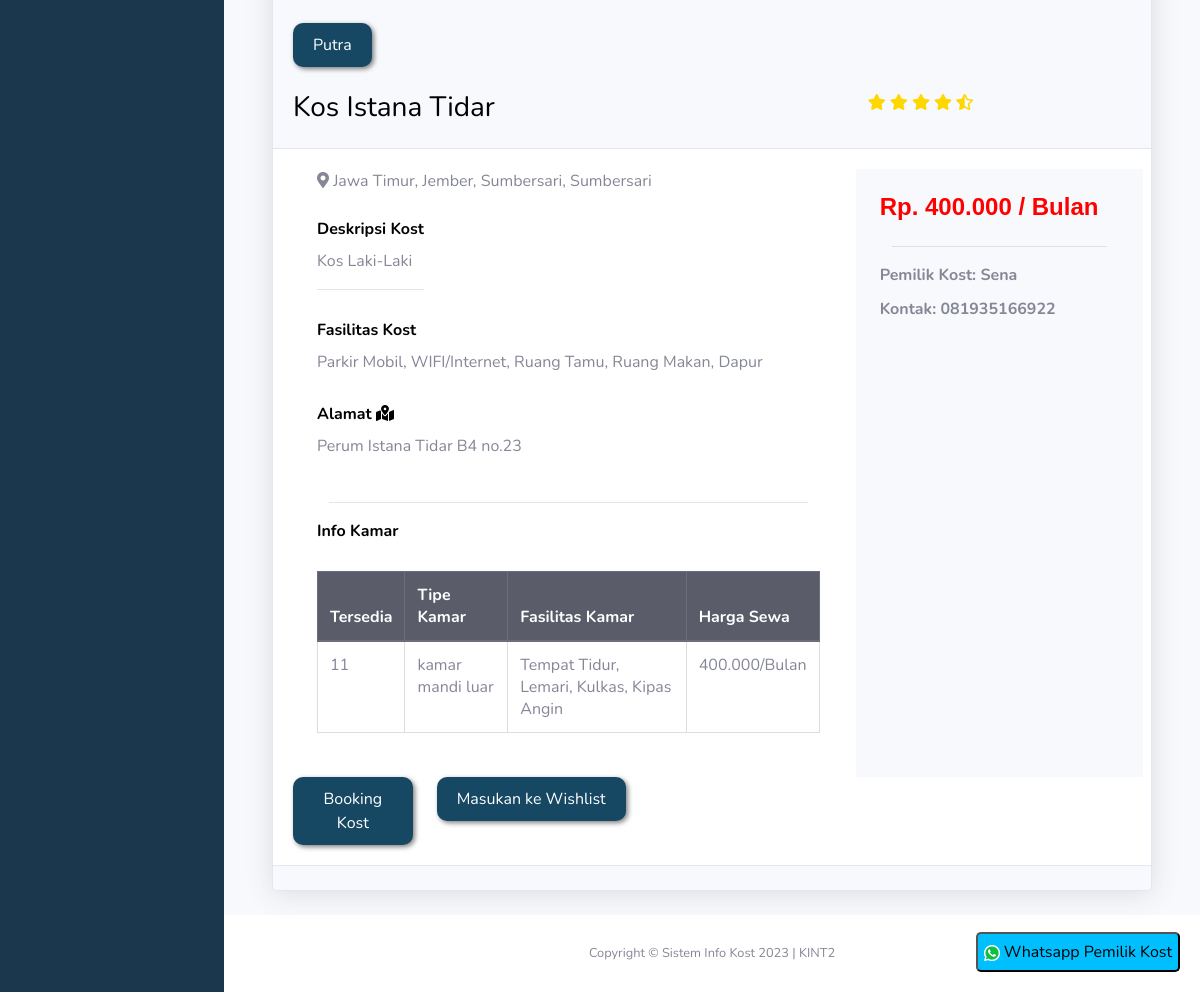
Before: /kost/tampilan-kost.php?id_kost=17 (signed in, lower part) with the older database file.
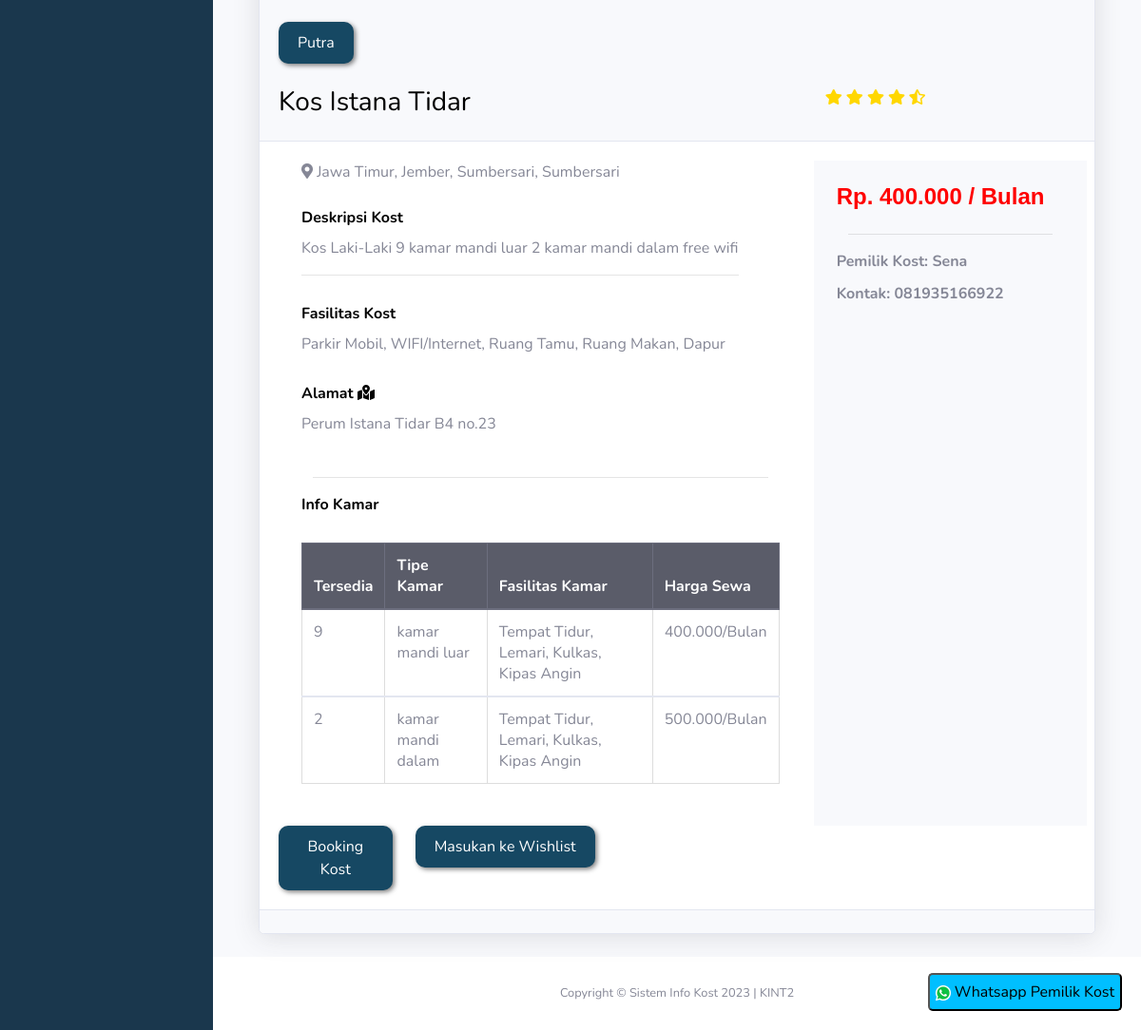
After: the same page with the newer database file.
### tables this page shows
CREATE TABLE `kost` (
  `id_kost` int(11) NOT NULL,
  `nama_kost` varchar(255) NOT NULL,
  `tipe_kost` varchar(255) NOT NULL,
  `jenis_kost` varchar(255) NOT NULL,
  `jumlah_kamar` int(11) NOT NULL,
  `tanggal_tagih` date NOT NULL,
  `nama_pemilik` text NOT NULL,
  `nama_bank` text NOT NULL,
  `no_rekening` int(11) NOT NULL,
  `foto_bangunan_utama` varchar(255) NOT NULL,
  `foto_kamar` varchar(255) NOT NULL,
  `foto_kamar_mandi` varchar(255) NOT NULL,
  `foto_interior` varchar(255) NOT NULL,
  `provinsi` varchar(25) NOT NULL,
  `kota` varchar(25) NOT NULL,
  `kecamatan` varchar(25) NOT NULL,
  `kelurahan` varchar(25) NOT NULL,
  `alamat` varchar(255) NOT NULL,
  `harga_sewa` int(11) NOT NULL,
  `kontak` varchar(255) NOT NULL,
  `deskripsi` text NOT NULL,
  `id_pemilik` int(11) NOT NULL,
  `fasilitas_kost` text NOT NULL
);

CREATE TABLE `kamar` (
  `id_kamar` int(11) NOT NULL,
  `id_kost` int(11) NOT NULL,
  `jumlah_kamar` int(11) NOT NULL,
  `panjang_kamar` int(11) NOT NULL,
  `lebar_kamar` int(11) NOT NULL,
  `tipe_kamar` varchar(255) NOT NULL,
  `biaya_fasilitas` int(11) NOT NULL,
  `fasilitas_kamar` varchar(255) NOT NULL
);

### kost/tampilan-kost.php (the view, shortened to what the changed rows need)
<?php
include('includes/header.php');
?>
<?php
$id_kost = $_GET['id_kost'];
$query = "SELECT * FROM kost JOIN user ON kost.id_pemilik=user.id WHERE id_kost=$id_kost";
$data = mysqli_query($koneksi, $query);
$d = mysqli_fetch_array($data);
$idkost = $d['id_kost'];
$queryx = "SELECT * FROM kamar WHERE id_kost=$idkost";
$kamar = mysqli_query($koneksi, $queryx);
function minfas($idkost, $tipe_kost)
{
  global $koneksi;
  $cost = mysqli_query($koneksi, "SELECT min(biaya_fasilitas) FROM kamar WHERE id_kost=$idkost");
  $p = mysqli_fetch_array($cost);
  if ($tipe_kost == "Bulan") {
    return $p['min(biaya_fasilitas)'];
  } else if ($tipe_kost == "Tahun") {
    return $p['min(biaya_fasilitas)'] * 12;
  }
}
function fas($fas, $tipe_kost)
{
  if ($tipe_kost == "Bulan") {
    return $fas;
  } else if ($tipe_kost == "Tahun") {
    return $fas * 12;
  }
}
?>
<div class="container">
  <div class="container-fluid">
    <div class="card shadow mb-4">
      <div class="card-header">
        <br>
        <br>
        <div class="row">
          <div class="card-text">
            <div class="col">
              <button class="btn btn-primary" style="border-radius: 10px; padding: 10px 20px; font-size: 16px;"><?php echo $d['jenis_kost'] ?></button>
            </div>
          </div>
        </div>
        <br>
        <div class="row">
          <div class="col-md-8">
            <div class="card-title">
              <h3><?php echo $d['nama_kost'] ?></h3>
            </div>
          </div>
        </div>
      </div>
      <div class="card-body">
        <div class="row">
          <div class="col-md-8">
            <div class="container-fluid">
              <div class="row">
                <div class="col"><i class="fas fa-map-marker-alt"></i> <?php echo $d['provinsi'] ?>, <?php echo $d['kota'] ?>, <?php echo $d['kecamatan'] ?>, <?php echo $d['kelurahan'] ?></div>
              </div>
              <br>
              <div class="row">
                <div class="container">
                  <div class="row">
                    <div class="card-title">
                      <label for="">Deskripsi Kost</label>
                      <p><?php echo $d['deskripsi'] ?></p>
                      <hr>
                    </div>
                  </div>
                  <div class="row">
                    <div class="card-title">
                      <label>Fasilitas Kost</label>
                      <p><?php echo $d['fasilitas_kost'] ?></p>
                    </div>
                  </div>
                  <div class="row">
                    <div class="card-title">
                      <label>Alamat
                        <i class="fas fa-map-marked-alt"></i></label>
                      <p>
                        <?php echo $d['alamat']; ?>
                      </p>
                    </div>
                  </div>
                  <?php
                  $cek = mysqli_num_rows($kamar);
                  if ($cek > 0) {
                  ?>
                    <div class="row">
                      <table class="table table-bordered">
                        <thead class=" thead-dark">
                          <tr>
                            <th>Tersedia</th>
                            <th>Tipe Kamar</th>
                            <th>Fasilitas Kamar</th>
                            <th>Harga Sewa</th>
                          </tr>
                        </thead>
                        <?php
                        while ($l = mysqli_fetch_array($kamar)) {
                        ?>
                          <tbody>
                            <tr>
                              <td><?php if ($l['jumlah_kamar'] > 0) {
                                    echo $l['jumlah_kamar'];
                                  } else {
                                    echo "Penuh";
                                  }
                                  ?></td>
                              <td><?php echo $l['tipe_kamar'] ?></td>
                              <td><?php echo $l['fasilitas_kamar'] ?></td>
                              <td><?php echo number_format(fas($l['biaya_fasilitas'], $d['tipe_kost']) + $d['harga_sewa'], 0, ',', '.') . "/" . $d['tipe_kost'] ?></td>
                            </tr>
                          </tbody>
                        <?php }
                        ?>
                      </table>
                    </div>
                  <?php } ?>
                  <br>
                </div>
              </div>
            </div>
          </div>
          <div class="col bg-light py-lg-4 text-center">
            <div class="container">
              <div class="row">
                <h6>Rp. <?php echo number_format($d['harga_sewa'] + minfas($d['id_kost'], $d['tipe_kost']), 0, ',', '.'); ?> / <?php echo $d['tipe_kost'] ?></h6>
              </div>
              <hr>
              <div class="row" style="font-weight: bold; margin-bottom: 10px;">
                Pemilik Kost: <?php echo $d['nama_pemilik'] ?>
              </div>
              <div class="row" style="font-weight: bold; margin-bottom: 10px;">
                Kontak: <?php echo $d['kontak'] ?>
              </div>
              <div class="row">
                <div style="position:fixed;right:20px;bottom:20px;">
                </div>
              </div>
            </div>
          </div>
        </div>
      </div>
    </div>
  </div>
</div>
<?php
include('includes/footer.php');
?>

Changed rows visible on the page:
removed kamar: jumlah_kamar "11", tipe_kamar "kamar mandi luar", fasilitas_kamar "Tempat Tidur, Lemari, Kulkas, Kipas Angin", biaya_fasilitas.harga_sewa "400.000", id_kost.tipe_kost "Bulan"
changed kost "Kos Istana Tidar": deskripsi "Kos Laki-Laki" → "Kos Laki-Laki 9 kamar mandi luar 2 kamar mandi dalam free wifi"
added kamar: jumlah_kamar "9", tipe_kamar "kamar mandi luar", fasilitas_kamar "Tempat Tidur, Lemari, Kulkas, Kipas Angin", biaya_fasilitas.harga_sewa "400.000", id_kost.tipe_kost "Bulan"
added kamar: jumlah_kamar "2", tipe_kamar "kamar mandi dalam", fasilitas_kamar "Tempat Tidur, Lemari, Kulkas, Kipas Angin", biaya_fasilitas.harga_sewa "500.000", id_kost.tipe_kost "Bulan"
